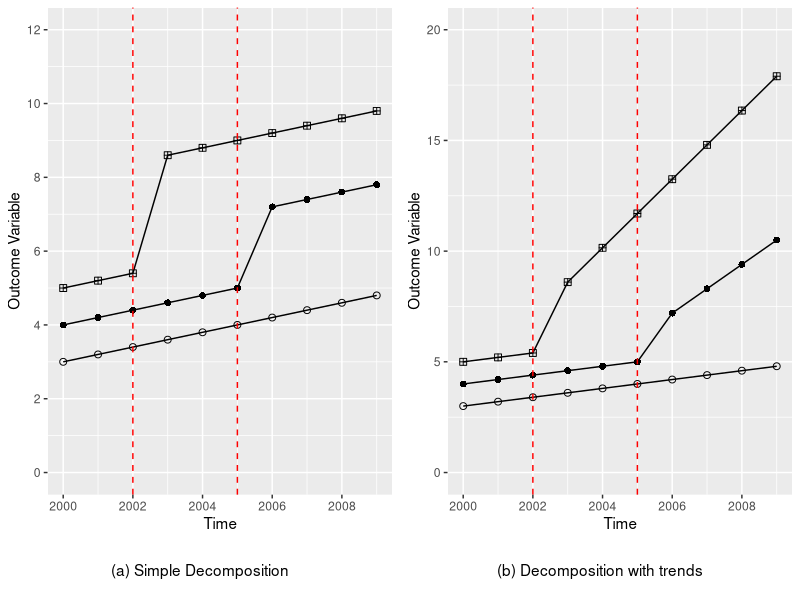
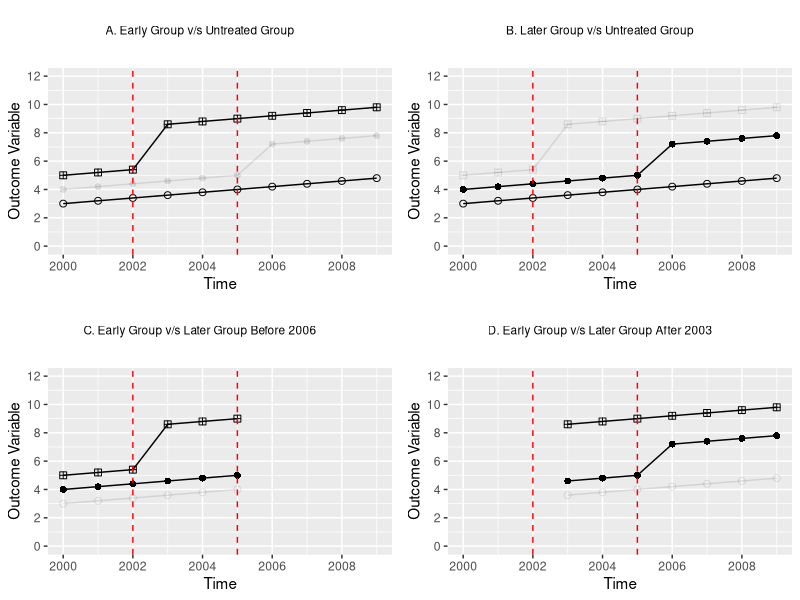
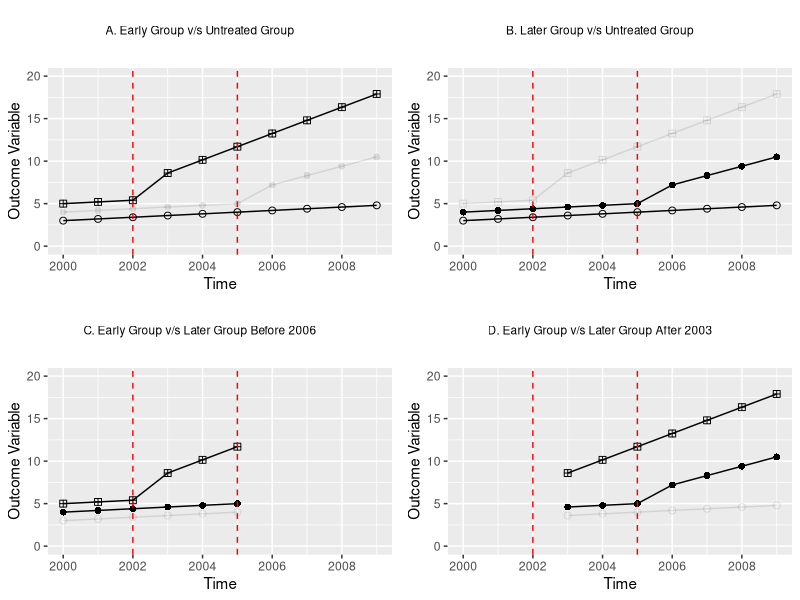

Source code (R) for these figures, in order:
## ---- chunk 1
knitr::opts_chunk$set(message = F, warning = F)
rm(list = ls())
## ---- chunk 2
Data <- data.frame(unit = ceiling(1:30/10), year = rep(2000:2009, 3))
head(Data)
## ---- chunk 3
Data$treat <- ifelse(Data$unit == 2, 2006, ifelse(Data$unit == 3, 2003, 0))
Data$time  <- ifelse(Data$treat == 0, 0, Data$year - Data$treat)
Data$post  <- ifelse(Data$time >= 0 & Data$treat != 0, 1, 0)
## ---- chunk 4
Data$y1 <- 2 + (Data$year - 2000) * 0.2 + 1 * Data$unit + 1 * Data$post * Data$unit + 
  0 * Data$post * Data$unit * (Data$time)
## ---- chunk 5
Data$y2 <- 2 + (Data$year - 2000) * 0.2 + 1 * Data$unit + 1 * Data$post * Data$unit +
  0.45 * Data$post * Data$unit * (Data$time)
## ---- chunk 6
#| code-fold: true
#| code-summary: "Show the plot code"
library(ggplot2)
library(ggpubr)
p1 <- ggplot(data = Data, aes(x = year, y = y1, color = as.factor(unit))) +
  geom_line(linetype = 1, size = 0.5) +
  geom_point(aes(shape = as.factor(unit)), size = 2) +
  scale_shape_manual(values = c(1, 16, 12)) +
  scale_color_manual(values = c("black", "black", "black")) +
  labs(x = "Time", y = "Outcome Variable") +
  scale_x_continuous(breaks = seq(from = 2000, to = 2009, by = 2)) +
  scale_y_continuous(breaks = seq(from = 0, to = 12, by = 2),
                     labels = seq(from = 0, to = 12, by = 2),
                     limits = c(0,12)) +
  geom_vline(xintercept = 2002, color = "red", linetype = 2) +
  geom_vline(xintercept = 2005, color = "red", linetype = 2) +
  theme(legend.position = "none")
t1 <- ggplot() + geom_text(aes(x = 0, y = 0, label = "(a) Simple Decomposition")) +
  theme_void()
p2 <- ggplot(data = Data, aes(x = year, y = y2, color = as.factor(unit))) +
  geom_line(linetype = 1, size = 0.5) +
  geom_point(aes(shape = as.factor(unit)), size = 2) +
  scale_shape_manual(values = c(1, 16, 12)) +
  scale_color_manual(values = c("black", "black", "black")) +
  labs(x = "Time", y = "Outcome Variable") +
  scale_x_continuous(breaks = seq(from = 2000, to = 2009, by = 2)) +
  scale_y_continuous(breaks = seq(from = 0, to = 20, by = 5),
                     labels = seq(from = 0, to = 20, by = 5),
                     limits = c(0,20)) +
  geom_vline(xintercept = 2002, color = "red", linetype = 2) +
  geom_vline(xintercept = 2005, color = "red", linetype = 2) +
  theme(legend.position = "none")
t2 <- ggplot() + geom_text(aes(x = 0, y = 0, label = "(b) Decomposition with trends")) +
  theme_void()
ggarrange(plotlist = list(p1, p2, t1, t2), ncol = 2, nrow = 2, heights = c(0.9, 0.1))
## ---- chunk 7
rm(p1, p2, t1, t2)
## ---- chunk 8
case1 <- lm(data = Data,
            formula = y1 ~ factor(unit) + factor(year) + post)
paste0("The parameter estimates by two-way fixed effects regression for the ",
       "case 1 is: ", case1$coefficients["post"])
case2 <- lm(data = Data,
            formula = y2 ~ factor(unit) + factor(year) + post)
paste0("The parameter estimates by two-way fixed effects regression for the ",
       "case 2 is: ", case2$coefficients["post"])
## ---- chunk 9
#| code-fold: true
#| code-summary: "Show the plot code"
library(dplyr)
p1 <- ggplot(data = Data, aes(x = year, y = y1, color = as.factor(unit))) +
  geom_line(linetype = 1, size = 0.5, aes(alpha = as.factor(unit))) +
  geom_point(aes(shape = as.factor(unit), alpha = as.factor(unit)), size = 2) +
  scale_alpha_manual(values = c(1,0.1,1)) +
  scale_shape_manual(values = c(1, 16, 12)) +
  scale_color_manual(values = c("black", "black", "black")) +
  labs(x = "Time", y = "Outcome Variable") +
  scale_x_continuous(breaks = seq(from = 2000, to = 2009, by = 2)) +
  scale_y_continuous(breaks = seq(from = 0, to = 12, by = 2),
                     labels = seq(from = 0, to = 12, by = 2),
                     limits = c(0,12)) +
  geom_vline(xintercept = 2002, color = "red", linetype = 2) +
  geom_vline(xintercept = 2005, color = "red", linetype = 2) +
  theme(legend.position = "none")
p2 <- ggplot(data = Data, aes(x = year, y = y1, color = as.factor(unit))) +
  geom_line(linetype = 1, size = 0.5, aes(alpha = as.factor(unit))) +
  geom_point(aes(shape = as.factor(unit), alpha = as.factor(unit)), size = 2) +
  scale_alpha_manual(values = c(1,1,0.1)) +
  scale_shape_manual(values = c(1, 16, 12)) +
  scale_color_manual(values = c("black", "black", "black")) +
  labs(x = "Time", y = "Outcome Variable") +
  scale_x_continuous(breaks = seq(from = 2000, to = 2009, by = 2)) +
  scale_y_continuous(breaks = seq(from = 0, to = 12, by = 2),
                     labels = seq(from = 0, to = 12, by = 2),
                     limits = c(0,12)) +
  geom_vline(xintercept = 2002, color = "red", linetype = 2) +
  geom_vline(xintercept = 2005, color = "red", linetype = 2) +
  theme(legend.position = "none")
p3 <- Data %>% filter(year < 2006) %>%
  ggplot(aes(x = year, y = y1, color = as.factor(unit))) +
  geom_line(linetype = 1, size = 0.5, aes(alpha = as.factor(unit))) +
  geom_point(aes(shape = as.factor(unit), alpha = as.factor(unit)), size = 2) +
  scale_alpha_manual(values = c(0.1,1,1)) +
  scale_shape_manual(values = c(1, 16, 12)) +
  scale_color_manual(values = c("black", "black", "black")) +
  labs(x = "Time", y = "Outcome Variable") +
  scale_x_continuous(breaks = seq(from = 2000, to = 2009, by = 2),
                     limits = c(2000,2009)) +
  scale_y_continuous(breaks = seq(from = 0, to = 12, by = 2),
                     labels = seq(from = 0, to = 12, by = 2),
                     limits = c(0,12)) +
  geom_vline(xintercept = 2002, color = "red", linetype = 2) +
  geom_vline(xintercept = 2005, color = "red", linetype = 2) +
  theme(legend.position = "none")
p4 <- Data %>% filter(year >= 2003) %>%
  ggplot(aes(x = year, y = y1, color = as.factor(unit))) +
  geom_line(linetype = 1, size = 0.5, aes(alpha = as.factor(unit))) +
  geom_point(aes(shape = as.factor(unit), alpha = as.factor(unit)), size = 2) +
  scale_alpha_manual(values = c(0.1,1,1)) +
  scale_shape_manual(values = c(1, 16, 12)) +
  scale_color_manual(values = c("black", "black", "black")) +
  labs(x = "Time", y = "Outcome Variable") +
  scale_x_continuous(breaks = seq(from = 2000, to = 2009, by = 2),
                     limits = c(2000,2009)) +
  scale_y_continuous(breaks = seq(from = 0, to = 12, by = 2),
                     labels = seq(from = 0, to = 12, by = 2),
                     limits = c(0,12)) +
  geom_vline(xintercept = 2002, color = "red", linetype = 2) +
  geom_vline(xintercept = 2005, color = "red", linetype = 2) +
  theme(legend.position = "none")
t1 <- ggplot() + 
  geom_text(aes(x = 0, y = 0, label = "A. Early Group v/s Untreated Group"), size = 3) +
  theme_void()
t2 <- ggplot() + 
  geom_text(aes(x = 0, y = 0, label = "B. Later Group v/s Untreated Group"), size = 3) +
  theme_void()
t3 <- ggplot() + 
  geom_text(aes(x = 0, y = 0, label = "C. Early Group v/s Later Group Before 2006"), 
            size = 3) +
  theme_void()
t4 <- ggplot() + 
  geom_text(aes(x = 0, y = 0, label = "D. Early Group v/s Later Group After 2003"), 
            size = 3) +
  theme_void()
ggarrange(plotlist = list(t1, t2, p1, p2, t3, t4, p3, p4), ncol = 2, nrow = 4, 
          heights = c(0.1, 0.4, 0.1, 0.4))
## ---- chunk 10
rm(p1, p2, p3, p4, t1, t2, t3, t4)
## ---- chunk 11
(mean(Data$y1[Data$unit == 3 & Data$post == 1]) -
   mean(Data$y1[Data$unit == 3 & Data$post == 0])) -
  (mean(Data$y1[Data$unit == 1 & Data$year >= 2003]) -
     mean(Data$y1[Data$unit == 1 & Data$year < 2003]))
## ---- chunk 12
summary(lm(y1 ~ factor(year >= 2003) + factor(unit) + factor(year >= 2003):factor(unit), 
           data = Data, subset = (unit != 2)))
## ---- chunk 13
summary(lm(y1 ~ post + factor(year) + factor(unit), data = Data, subset = (unit != 2)))
## ---- chunk 14
bku <- lm(y1 ~ post + factor(year) + factor(unit), data = Data,
          subset = (unit != 2))$coefficient["post"]
## ---- chunk 15
blu <- lm(y1 ~ post + factor(year) + factor(unit), data = Data, 
   subset = (unit != 3))$coefficient["post"]
blu
(mean(Data$y1[Data$unit == 2 & Data$post == 1]) -
   mean(Data$y1[Data$unit == 2 & Data$post == 0])) -
  (mean(Data$y1[Data$unit == 1 & Data$year >= 2006]) -
     mean(Data$y1[Data$unit == 1 & Data$year < 2006]))
summary(lm(y1 ~ factor(year >= 2006) + factor(unit) + factor(year >= 2006):factor(unit), 
           data = Data, subset = (unit != 3)))
## ---- chunk 16
bklk <- lm(y1 ~ post + factor(year) + factor(unit), data = Data,
   subset = (unit != 1 & year < 2006))$coefficient["post"]
bklk
(mean(Data$y1[Data$unit == 3 & (Data$year >= 2003 & Data$year < 2006)]) -
   mean(Data$y1[Data$unit == 3 & Data$year < 2003])) -
  (mean(Data$y1[Data$unit == 2 & (Data$year >= 2003 & Data$year < 2006)]) -
     mean(Data$y1[Data$unit == 2 & Data$year < 2003]))
summary(lm(y1 ~ factor(year >= 2003) + factor(unit) + factor(year >= 2003):factor(unit), 
           data = Data, subset = (unit != 1 & year < 2006)))
## ---- chunk 17
bkll <- lm(y1 ~ post + factor(year) + factor(unit), data = Data,
   subset = (unit != 1 & year > 2002))$coefficient["post"]
bkll
(mean(Data$y1[Data$unit == 2 & Data$year > 2005]) -
   mean(Data$y1[Data$unit == 2 & (Data$year >= 2003 & Data$year < 2006)])) -
  (mean(Data$y1[Data$unit == 3 & Data$year > 2005]) -
     mean(Data$y1[Data$unit == 3 & (Data$year >= 2003 & Data$year < 2006)]))
summary(lm(y1 ~ factor(year >= 2006) + factor(unit) + factor(year >= 2006):factor(unit==2), 
           data = Data, subset = (unit != 1 & year > 2002)))
## ---- chunk 18
nk = 1/3
nl = 1/3
nu = 1/3
## ---- chunk 19
Dk = mean(Data$post[Data$unit==3])
Dl = mean(Data$post[Data$unit==2])
## ---- chunk 20
VkU = 0.5*0.5*(Dk)*(1-Dk)
VlU = 0.5*0.5*(Dl)*(1-Dl) 
Vklk = 0.5*0.5*((Dk-Dl)/(1-Dl))*((1-Dk)/(1-Dl))
Vkll = 0.5*0.5*(Dl/Dk)*((Dk-Dl)/(Dk))
VD   = sum(lm(post ~ factor(unit) + factor(year), 
              data = Data)$residuals^2)/30
## ---- chunk 21
wkU = ((nk + nu)^2*VkU)/VD
wkU
wlU = ((nl + nu)^2*VlU)/VD
wlU
wklk = (((nk + nl)*(1-Dl))^2*Vklk)/VD
wklk
wkll = (((nk + nl)*Dk)^2*Vkll)/VD
wkll
## ---- chunk 22
tau = wkU * bku + wlU * blu + wklk * bklk + wkll * bkll
tau
## ---- chunk 23
#| code-fold: true
#| code-summary: "Show the plot code"
library(dplyr)
p1 <- ggplot(data = Data, aes(x = year, y = y2, color = as.factor(unit))) +
  geom_line(linetype = 1, size = 0.5, aes(alpha = as.factor(unit))) +
  geom_point(aes(shape = as.factor(unit), alpha = as.factor(unit)), size = 2) +
  scale_alpha_manual(values = c(1,0.1,1)) +
  scale_shape_manual(values = c(1, 16, 12)) +
  scale_color_manual(values = c("black", "black", "black")) +
  labs(x = "Time", y = "Outcome Variable") +
  scale_x_continuous(breaks = seq(from = 2000, to = 2009, by = 2)) +
  scale_y_continuous(breaks = seq(from = 0, to = 20, by = 5),
                     labels = seq(from = 0, to = 20, by = 5),
                     limits = c(0,20)) +
  geom_vline(xintercept = 2002, color = "red", linetype = 2) +
  geom_vline(xintercept = 2005, color = "red", linetype = 2) +
  theme(legend.position = "none")
p2 <- ggplot(data = Data, aes(x = year, y = y2, color = as.factor(unit))) +
  geom_line(linetype = 1, size = 0.5, aes(alpha = as.factor(unit))) +
  geom_point(aes(shape = as.factor(unit), alpha = as.factor(unit)), size = 2) +
  scale_alpha_manual(values = c(1,1,0.1)) +
  scale_shape_manual(values = c(1, 16, 12)) +
  scale_color_manual(values = c("black", "black", "black")) +
  labs(x = "Time", y = "Outcome Variable") +
  scale_x_continuous(breaks = seq(from = 2000, to = 2009, by = 2)) +
  scale_y_continuous(breaks = seq(from = 0, to = 20, by = 5),
                     labels = seq(from = 0, to = 20, by = 5),
                     limits = c(0,20)) +
  geom_vline(xintercept = 2002, color = "red", linetype = 2) +
  geom_vline(xintercept = 2005, color = "red", linetype = 2) +
  theme(legend.position = "none")
p3 <- Data %>% filter(year < 2006) %>%
  ggplot(aes(x = year, y = y2, color = as.factor(unit))) +
  geom_line(linetype = 1, size = 0.5, aes(alpha = as.factor(unit))) +
  geom_point(aes(shape = as.factor(unit), alpha = as.factor(unit)), size = 2) +
  scale_alpha_manual(values = c(0.1,1,1)) +
  scale_shape_manual(values = c(1, 16, 12)) +
  scale_color_manual(values = c("black", "black", "black")) +
  labs(x = "Time", y = "Outcome Variable") +
  scale_x_continuous(breaks = seq(from = 2000, to = 2009, by = 2),
                     limits = c(2000,2009)) +
  scale_y_continuous(breaks = seq(from = 0, to = 20, by = 5),
                     labels = seq(from = 0, to = 20, by = 5),
                     limits = c(0,20)) +
  geom_vline(xintercept = 2002, color = "red", linetype = 2) +
  geom_vline(xintercept = 2005, color = "red", linetype = 2) +
  theme(legend.position = "none")
p4 <- Data %>% filter(year >= 2003) %>%
  ggplot(aes(x = year, y = y2, color = as.factor(unit))) +
  geom_line(linetype = 1, size = 0.5, aes(alpha = as.factor(unit))) +
  geom_point(aes(shape = as.factor(unit), alpha = as.factor(unit)), size = 2) +
  scale_alpha_manual(values = c(0.1,1,1)) +
  scale_shape_manual(values = c(1, 16, 12)) +
  scale_color_manual(values = c("black", "black", "black")) +
  labs(x = "Time", y = "Outcome Variable") +
  scale_x_continuous(breaks = seq(from = 2000, to = 2009, by = 2),
                     limits = c(2000,2009)) +
  scale_y_continuous(breaks = seq(from = 0, to = 20, by = 5),
                     labels = seq(from = 0, to = 20, by = 5),
                     limits = c(0,20)) +
  geom_vline(xintercept = 2002, color = "red", linetype = 2) +
  geom_vline(xintercept = 2005, color = "red", linetype = 2) +
  theme(legend.position = "none")
t1 <- ggplot() + 
  geom_text(aes(x = 0, y = 0, label = "A. Early Group v/s Untreated Group"), size = 3) +
  theme_void()
t2 <- ggplot() + 
  geom_text(aes(x = 0, y = 0, label = "B. Later Group v/s Untreated Group"), size = 3) +
  theme_void()
t3 <- ggplot() + 
  geom_text(aes(x = 0, y = 0, label = "C. Early Group v/s Later Group Before 2006"), 
            size = 3) +
  theme_void()
t4 <- ggplot() + 
  geom_text(aes(x = 0, y = 0, label = "D. Early Group v/s Later Group After 2003"), 
            size = 3) +
  theme_void()
ggarrange(plotlist = list(t1, t2, p1, p2, t3, t4, p3, p4), ncol = 2, nrow = 4, 
          heights = c(0.1, 0.4, 0.1, 0.4))
## ---- chunk 24
rm(p1, p2, p3, p4, t1, t2, t3, t4)
## ---- chunk 25
# 2X2 DD Regressions
A <- lm(y2 ~ post + factor(year) + factor(unit), data = Data, subset=(unit!=2))
B <- lm(y2 ~ post + factor(year) + factor(unit), data = Data, subset=(unit!=3))
C <- lm(y2 ~ post + factor(year) + factor(unit), data = Data, subset=(unit!=1 & year<2006))
D <- lm(y2 ~ post + factor(year) + factor(unit), data = Data, subset=(unit!=1 & year>2002))
# 2x2 Betas
bkUk <- A$coefficient["post"]
bkUl <- B$coefficient["post"]
bklk <- C$coefficient["post"]
bkll <- D$coefficient["post"]
bkll
# Share of time treated
Dk = mean(Data$post[Data$unit==3])
Dl = mean(Data$post[Data$unit==2])
# How much treatment varies
VkUk = 0.5*0.5*(Dk)*(1-Dk)
VkUl = 0.5*0.5*(Dl)*(1-Dl) 
Vklk = 0.5*0.5*((Dk-Dl)/(1-Dl))*((1-Dk)/(1-Dl))
Vkll = 0.5*0.5*(Dl/Dk)*((Dk-Dl)/(Dk))
VD <- sum(lm(post ~ factor(unit) + factor(year), data = Data)$residuals^2/30)
# Share of sample
nk   = 1/3
nl   = 1/3
nu   = 1/3
# Weights
wkUk = ((nk + nu)^2*VkUk)/VD
wkUl = ((nl + nu)^2*VkUl)/VD
wklk = (((nk + nl)*(1-Dl))^2*Vklk)/VD
wkll = (((nk + nl)*Dk)^2*Vkll)/VD
# Tau
tau = bkUk*wkUk + bkUl*wkUl + bklk*wklk + bkll*wkll
tau
## ---- chunk 26
Data$y1_c <- 2 + (Data$year - 2000) * 0.2 + 1 * Data$unit + 0 * Data$post * Data$unit + 
  0 * Data$post * Data$unit * (Data$time)
## ---- chunk 27
Data$Delta_st[Data$post == 1] = Data$y1[Data$post == 1] - Data$y1_c[Data$post == 1]
## ---- chunk 28
auxreg <- lm(post ~ factor(unit) + factor(year), data = Data)
Data$eps_st = auxreg$residuals
Data$eps_st[Data$post != 1] = NA
Data$w_st = Data$eps_st / sum(Data$eps_st, na.rm = T)
print(paste0("Clément de Chaisemartin and Xavier D'Haultfoeuille's procudure ",
             "gives an estimates of: ", 
             sum(Data$Delta_st*Data$w_st, na.rm = T)))
## ---- chunk 29
Data$y2_c <- 2 + (Data$year - 2000) * 0.2 + 1 * Data$unit + 0 * Data$post * Data$unit + 
  0 * Data$post * Data$unit * (Data$time)
Data$Delta_st2[Data$post == 1] = Data$y2[Data$post == 1] - Data$y2_c[Data$post == 1]
print(paste0("Clément de Chaisemartin and Xavier D'Haultfoeuille's procudure ",
             "gives an estimates of: ", 
             sum(Data$Delta_st2*Data$w_st, na.rm = T)))
